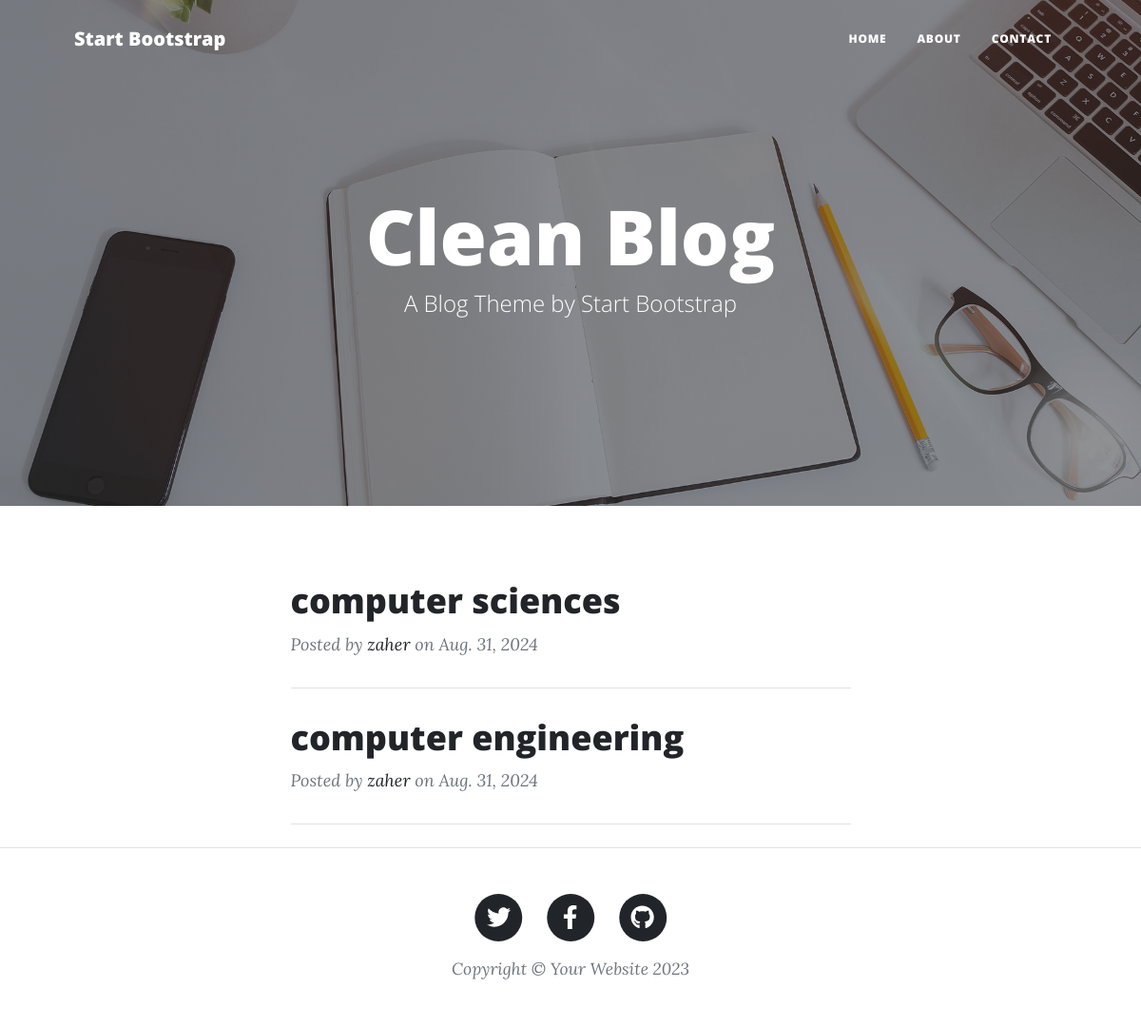
The page / on the database its author committed.
### app/models.py (models this page shows, shortened)
class Post(models.Model):
    user=models.ForeignKey(User,on_delete=models.CASCADE)
    title=models.CharField(max_length=50)
    created_at=models.DateField(auto_now_add=True)
    descrption=models.TextField()

### app/views.py (the view)
# urls.py: path('', views.home,name='home'),
def home(request):
    post=Post.objects.all()
    return render(request,'blog/home.html',{'posts':post})

### app/templates/blog/home.html (shortened to what this page needs)
{% extends 'base.html'%}
{% load static%}
{% block header%}
<header
class="masthead"
style="background-image: url('{% static 'assets/img/home-bg.jpg'%}')"
>
<div class="container position-relative px-4 px-lg-5">
  <div class="row gx-4 gx-lg-5 justify-content-center">
    <div class="col-md-10 col-lg-8 col-xl-7">
      <div class="site-heading">
        <h1>Clean Blog</h1>
        <span class="subheading">A Blog Theme by Start Bootstrap</span>
      </div>
    </div>
  </div>
</div>
</header>
{% endblock header%}
   {% block content%}
    <div class="container px-4 px-lg-5">
      <div class="row gx-4 gx-lg-5 justify-content-center">
        <div class="col-md-10 col-lg-8 col-xl-7">
          {% for post in posts%}
          <div class="post-preview">
            <a href="{% url 'app:post' post.id%}">
              <h2 class="post-title">
                {{post.title}}
              </h2>
            </a>
            <p class="post-meta">
              Posted by
              <a href="{% url 'app:post' post.id%}">{{post.user.username}}</a>
              on {{post.created_at}}
            </p>
          </div>
          <hr class="my-4" />
           {%endfor%}
        </div>
      </div>
    </div>
    {% endblock content%}

### app/templates/base.html (shortened to what this page needs)
{% load static%}
<!DOCTYPE html>
<html lang="en">
  <head>
    <link href="{% static 'css/styles.css'%}" rel="stylesheet" />
  </head>
  <body>
    {% include 'include/nav.html'%}
    {% block header%}{% endblock header%}
   {% block content%}{% endblock content%}
    {% include 'include/footer.html'%}
  </body>
</html>

### app/templates/include/nav.html (shortened to what this page needs)
{% load static%}
<nav class="navbar navbar-expand-lg navbar-light" id="mainNav">
    <div class="container px-4 px-lg-5">
      <a class="navbar-brand" href="{% url 'app:home'%}">Start Bootstrap</a>
      <div class="collapse navbar-collapse" id="navbarResponsive">
        <ul class="navbar-nav ms-auto py-4 py-lg-0">
          <li class="nav-item">
            <a class="nav-link px-lg-3 py-3 py-lg-4" href="{% url 'app:home'%}"
              >Home</a
            >
          </li>
          <li class="nav-item">
            <a class="nav-link px-lg-3 py-3 py-lg-4" href="{% url 'app:about'%}"
              >About</a
            >
          </li>
          <li class="nav-item">
            <a class="nav-link px-lg-3 py-3 py-lg-4" href="{% url 'app:contact'%}"
              >Contact</a
            >
          </li>
        </ul>
      </div>
    </div>
  </nav>

### app/templates/include/footer.html
{% load static%}
<footer class="border-top">
    <div class="container px-4 px-lg-5">
      <div class="row gx-4 gx-lg-5 justify-content-center">
        <div class="col-md-10 col-lg-8 col-xl-7">
          <ul class="list-inline text-center">
            <li class="list-inline-item">
              <a href="#!">
                <span class="fa-stack fa-lg">
                  <i class="fas fa-circle fa-stack-2x"></i>
                  <i class="fab fa-twitter fa-stack-1x fa-inverse"></i>
                </span>
              </a>
            </li>
            <li class="list-inline-item">
              <a href="#!">
                <span class="fa-stack fa-lg">
                  <i class="fas fa-circle fa-stack-2x"></i>
                  <i class="fab fa-facebook-f fa-stack-1x fa-inverse"></i>
                </span>
              </a>
            </li>
            <li class="list-inline-item">
              <a href="#!">
                <span class="fa-stack fa-lg">
                  <i class="fas fa-circle fa-stack-2x"></i>
                  <i class="fab fa-github fa-stack-1x fa-inverse"></i>
                </span>
              </a>
            </li>
          </ul>
          <div class="small text-center text-muted fst-italic">
            Copyright &copy; Your Website 2023
          </div>
        </div>
      </div>
    </div>
  </footer>

### rows shown on the page
Post: title "computer sciences", user.username "zaher", created_at "Aug. 31, 2024"
Post: title "computer engineering", user.username "zaher", created_at "Aug. 31, 2024"
